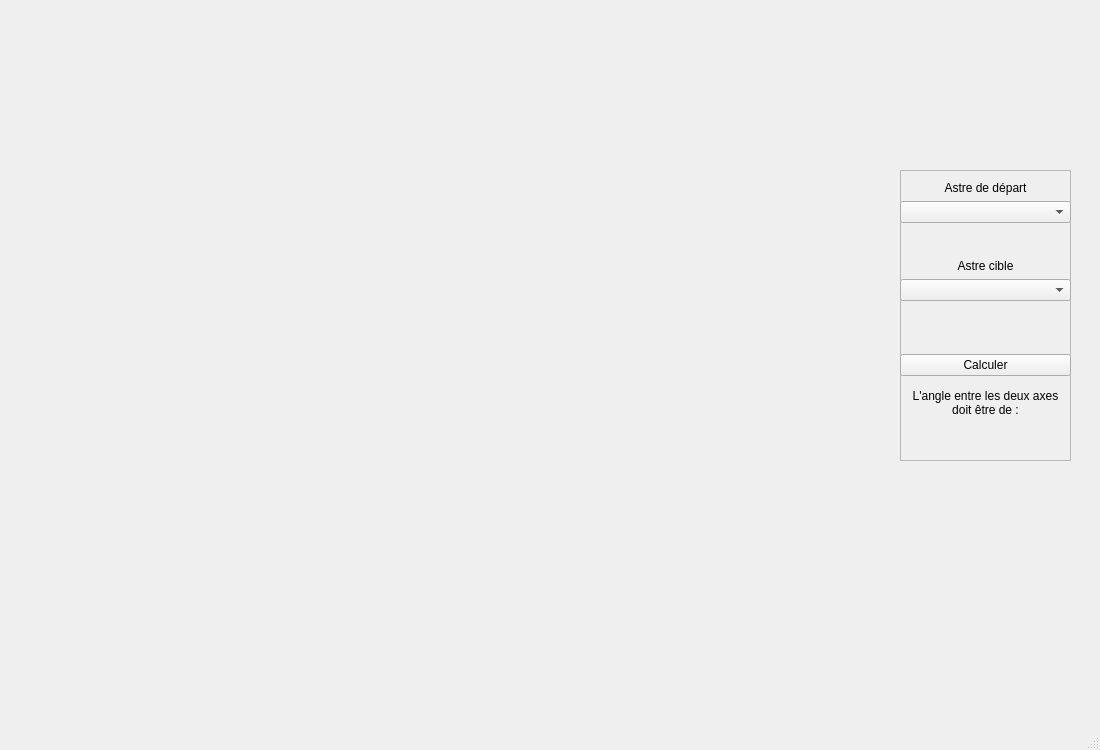
<?xml version="1.0" encoding="UTF-8"?>
<ui version="4.0">
 <class>MainWindow</class>
 <widget class="QMainWindow" name="MainWindow">
  <property name="geometry">
   <rect>
    <x>0</x>
    <y>0</y>
    <width>1100</width>
    <height>750</height>
   </rect>
  </property>
  <property name="minimumSize">
   <size>
    <width>1100</width>
    <height>750</height>
   </size>
  </property>
  <property name="maximumSize">
   <size>
    <width>1100</width>
    <height>750</height>
   </size>
  </property>
  <property name="baseSize">
   <size>
    <width>1100</width>
    <height>750</height>
   </size>
  </property>
  <property name="windowTitle">
   <string>MainWindow</string>
  </property>
  <property name="styleSheet">
   <string notr="true"/>
  </property>
  <widget class="QWidget" name="centralwidget">
   <widget class="QWidget" name="verticalLayoutWidget_4">
    <property name="geometry">
     <rect>
      <x>900</x>
      <y>170</y>
      <width>171</width>
      <height>291</height>
     </rect>
    </property>
    <layout class="QVBoxLayout" name="LayoutSelection">
     <item>
      <widget class="QFrame" name="frame">
       <property name="styleSheet">
        <string notr="true"/>
       </property>
       <property name="frameShape">
        <enum>QFrame::StyledPanel</enum>
       </property>
       <property name="frameShadow">
        <enum>QFrame::Raised</enum>
       </property>
       <widget class="QWidget" name="verticalLayoutWidget">
        <property name="geometry">
         <rect>
          <x>0</x>
          <y>0</y>
          <width>171</width>
          <height>131</height>
         </rect>
        </property>
        <layout class="QVBoxLayout" name="LayoutSelectionAstre">
         <item>
          <layout class="QVBoxLayout" name="LayoutAstreDepart">
           <item>
            <widget class="QLabel" name="label">
             <property name="styleSheet">
              <string notr="true">font: 14pt &quot;MS Shell Dlg 2&quot;;</string>
             </property>
             <property name="text">
              <string>Astre de départ</string>
             </property>
             <property name="alignment">
              <set>Qt::AlignBottom|Qt::AlignHCenter</set>
             </property>
            </widget>
           </item>
           <item>
            <widget class="QComboBox" name="comboBoxAstreDepart">
             <property name="styleSheet">
              <string notr="true"/>
             </property>
             <property name="placeholderText">
              <string>Planète départ</string>
             </property>
            </widget>
           </item>
          </layout>
         </item>
         <item>
          <spacer name="verticalSpacer">
           <property name="orientation">
            <enum>Qt::Vertical</enum>
           </property>
           <property name="sizeType">
            <enum>QSizePolicy::Maximum</enum>
           </property>
           <property name="sizeHint" stdset="0">
            <size>
             <width>20</width>
             <height>20</height>
            </size>
           </property>
          </spacer>
         </item>
         <item>
          <layout class="QVBoxLayout" name="LayoutAstreCible">
           <property name="bottomMargin">
            <number>0</number>
           </property>
           <item>
            <widget class="QLabel" name="label_2">
             <property name="styleSheet">
              <string notr="true">font: 14pt &quot;MS Shell Dlg 2&quot;;</string>
             </property>
             <property name="text">
              <string>Astre cible</string>
             </property>
             <property name="alignment">
              <set>Qt::AlignBottom|Qt::AlignHCenter</set>
             </property>
            </widget>
           </item>
           <item>
            <widget class="QComboBox" name="comboBoxAstreCible">
             <property name="styleSheet">
              <string notr="true"/>
             </property>
             <property name="placeholderText">
              <string>Planète cible</string>
             </property>
            </widget>
           </item>
          </layout>
         </item>
        </layout>
       </widget>
       <widget class="QWidget" name="verticalLayoutWidget_6">
        <property name="geometry">
         <rect>
          <x>0</x>
          <y>130</y>
          <width>171</width>
          <height>51</height>
         </rect>
        </property>
        <layout class="QVBoxLayout" name="LayoutCalculImpossible">
         <item>
          <widget class="QLabel" name="labelImpossible">
           <property name="styleSheet">
            <string notr="true">color: rgb(255, 0, 0);
font: 10pt &quot;MS Shell Dlg 2&quot;;</string>
           </property>
           <property name="text">
            <string/>
           </property>
           <property name="alignment">
            <set>Qt::AlignCenter</set>
           </property>
          </widget>
         </item>
        </layout>
       </widget>
       <widget class="QWidget" name="verticalLayoutWidget_5">
        <property name="geometry">
         <rect>
          <x>0</x>
          <y>180</y>
          <width>171</width>
          <height>31</height>
         </rect>
        </property>
        <layout class="QVBoxLayout" name="LayoutBoutonCalcul">
         <item>
          <widget class="QPushButton" name="pushButtonCalculer">
           <property name="text">
            <string>Calculer</string>
           </property>
          </widget>
         </item>
        </layout>
       </widget>
       <widget class="QWidget" name="verticalLayoutWidget_7">
        <property name="geometry">
         <rect>
          <x>0</x>
          <y>210</y>
          <width>171</width>
          <height>80</height>
         </rect>
        </property>
        <layout class="QVBoxLayout" name="laayoutOutput">
         <item>
          <layout class="QVBoxLayout" name="Textebase">
           <item>
            <widget class="QLabel" name="label_3">
             <property name="text">
              <string>&lt;html&gt;&lt;head/&gt;&lt;body&gt;&lt;p&gt;L'angle entre les deux axes &lt;br/&gt;doit être de :&lt;/p&gt;&lt;/body&gt;&lt;/html&gt;</string>
             </property>
             <property name="alignment">
              <set>Qt::AlignBottom|Qt::AlignHCenter</set>
             </property>
            </widget>
           </item>
           <item>
            <layout class="QVBoxLayout" name="verticalLayout">
             <item>
              <widget class="QLabel" name="output">
               <property name="text">
                <string/>
               </property>
               <property name="alignment">
                <set>Qt::AlignCenter</set>
               </property>
              </widget>
             </item>
            </layout>
           </item>
          </layout>
         </item>
        </layout>
       </widget>
      </widget>
     </item>
    </layout>
   </widget>
  </widget>
  <widget class="QMenuBar" name="menubar">
   <property name="geometry">
    <rect>
     <x>0</x>
     <y>0</y>
     <width>1100</width>
     <height>21</height>
    </rect>
   </property>
  </widget>
  <widget class="QStatusBar" name="statusbar"/>
 </widget>
 <resources/>
 <connections/>
</ui>
